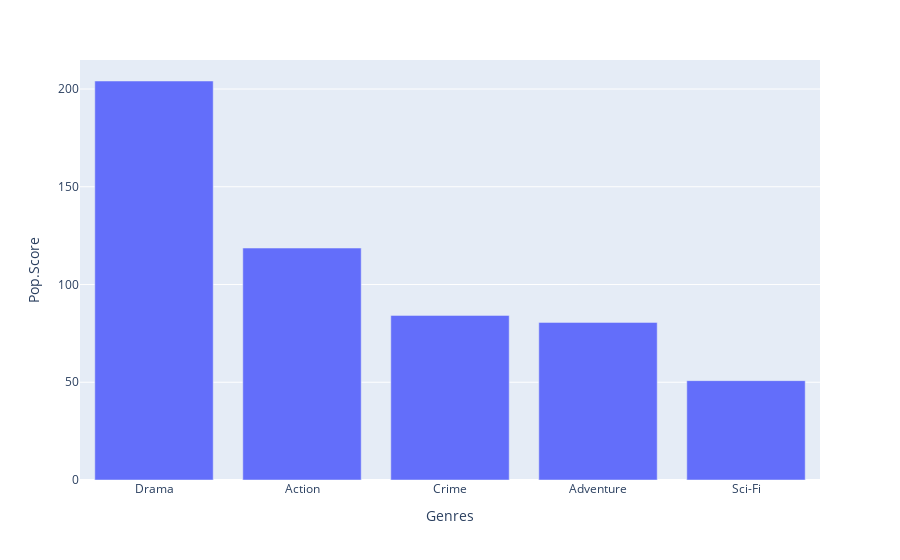

Notebook source saved alongside this figure:
### Code cell
fig = px.bar(top5, x="Genres", y="Pop.Score")
fig.show()

### Figure 1 — Plotly figure (JSON) as saved in the notebook; plotly's stock layout.template omitted (floating-point values rounded to 4 significant figures)
{"data": [{"alignmentgroup": "True", "hovertemplate": "Genres=%{x}<br>Pop.Score=%{y}<extra></extra>", "legendgroup": "", "marker": {"color": "#636efa", "pattern": {"shape": ""}}, "name": "", "offsetgroup": "", "orientation": "v", "showlegend": false, "textposition": "auto", "type": "bar", "x": ["Drama", "Action", "Crime", "Adventure", "Sci-Fi"], "xaxis": "x", "y": [204.1, 118.7, 84.21, 80.63, 50.83], "yaxis": "y"}], "layout": {"barmode": "relative", "legend": {"tracegroupgap": 0}, "margin": {"t": 60}, "xaxis": {"anchor": "y", "domain": [0, 1], "title": {"text": "Genres"}}, "yaxis": {"anchor": "x", "domain": [0, 1], "title": {"text": "Pop.Score"}}}}
